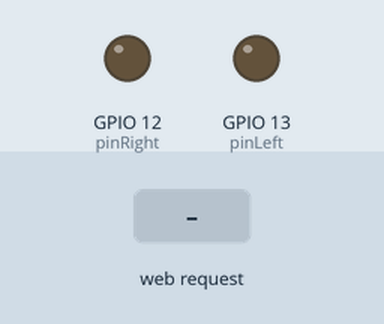
This sketch was run on a simulated ESP8266 (NodeMCU). Parts: output pins drawn as LEDs (lit = HIGH). The test bench sets the inputs (shaded band). WiFi joins after 1.5 s; servers stay silent unless stated; what the sketch prints to the serial monitor is not drawn.

Above: at 2.8 s.
2.9 s: HTTP request GET /gpio13 received
At 4.0 s:
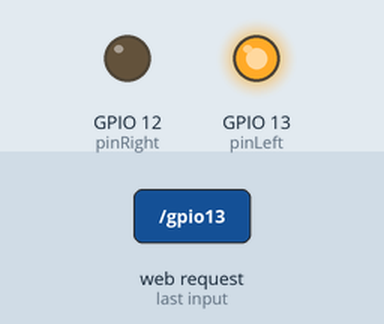
4.4 s: HTTP request GET /gpio12 received
At 5.2 s:
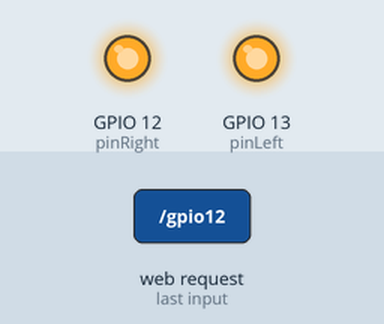
5.9 s: HTTP request GET /gpio13 received
At 6.3 s:
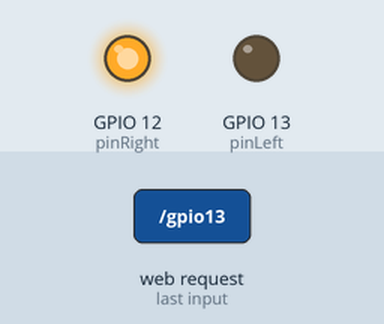
Timing chart, 0 to 8.9 s (numbered marks = the images above; inputs shaded):
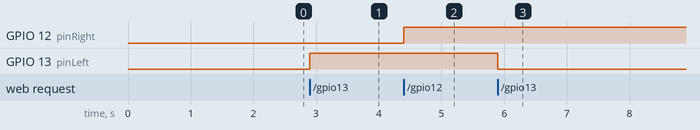

The sketch:

WiFiTCPServer.ino
```cpp
#include <ESP8266WiFi.h>

/* #define HTTP */

const char* ssid     = "***************";
const char* password = "***************";
int pinLeft          = 13;
int pinRight         = 12;
bool ValLeft         = false;
bool ValRight        = false;

WiFiServer server(9055);

void setup()
{
  Serial.begin(115200);
  delay(100);
  pinMode(pinLeft, OUTPUT);
  pinMode(pinRight, OUTPUT);
  digitalWrite(pinLeft, 0);
  digitalWrite(pinRight, 0);
  WiFi.begin(ssid, password);
  Serial.print("Wait.");
  while (WiFi.status() != WL_CONNECTED) {
    delay(500);
    Serial.print(".");
  }
  server.begin();
  String addr = WiFi.localIP().toString();
  Serial.println("");
  Serial.print("Connected, address: ");
  Serial.println(addr);
}

void loop() {
  WiFiClient client = server.available();
  if (!client) {
    return;
  }
  while (!client.available())
  {
    delay(1);
  }

  String req = client.readStringUntil('\r');
  client.flush();
  #ifdef HTTP
  if (req.indexOf("/gpio13") != -1)
  #else
  if (req.indexOf("gpio13") != -1)
  #endif
  {
    ValLeft  = !ValLeft;
    digitalWrite(pinLeft, (ValLeft) ? HIGH : LOW);
    #ifdef HTTP
      client.print("HTTP/1.1 200 OK\r\nContent-Type: text/html\r\n\r\n");
    #endif
    client.print("13:");
    client.println(ValLeft);
    Serial.print("GPIO13 state:");
    Serial.println((ValLeft) ? "HIGH" : "LOW");
    client.stop();
  }
  #ifdef HTTP
  else if (req.indexOf("/gpio12") != -1)
  #else
  else if (req.indexOf("gpio12") != -1)
  #endif
  {
    ValRight = !ValRight;
    digitalWrite(pinRight, (ValRight) ? HIGH : LOW);
    #ifdef HTTP
      client.print("HTTP/1.1 200 OK\r\nContent-Type: text/html\r\n\r\n");
    #endif
    client.print("12:");
    client.println(ValRight);
    Serial.print("GPIO12 state:");
    Serial.println((ValRight) ? "HIGH" : "LOW");
    client.stop();
  }
  else {
    String addr = WiFi.localIP().toString();
    Serial.print("I am:");
    Serial.println(addr);
    #ifdef HTTP
      client.print("HTTP/1.1 200 OK\r\nContent-Type: text/html\r\n\r\n");
    #endif
    client.println(addr);
    client.stop();
    return;
  }
  client.flush();
  delay(1);
}
```

Measured:
- after the input at 2.9 s, GPIO 13 (pinLeft): LOW → HIGH at once
- after the input at 4.4 s, GPIO 12 (pinRight): LOW → HIGH at once
- after the input at 5.9 s, GPIO 13 (pinLeft): HIGH → LOW at once
